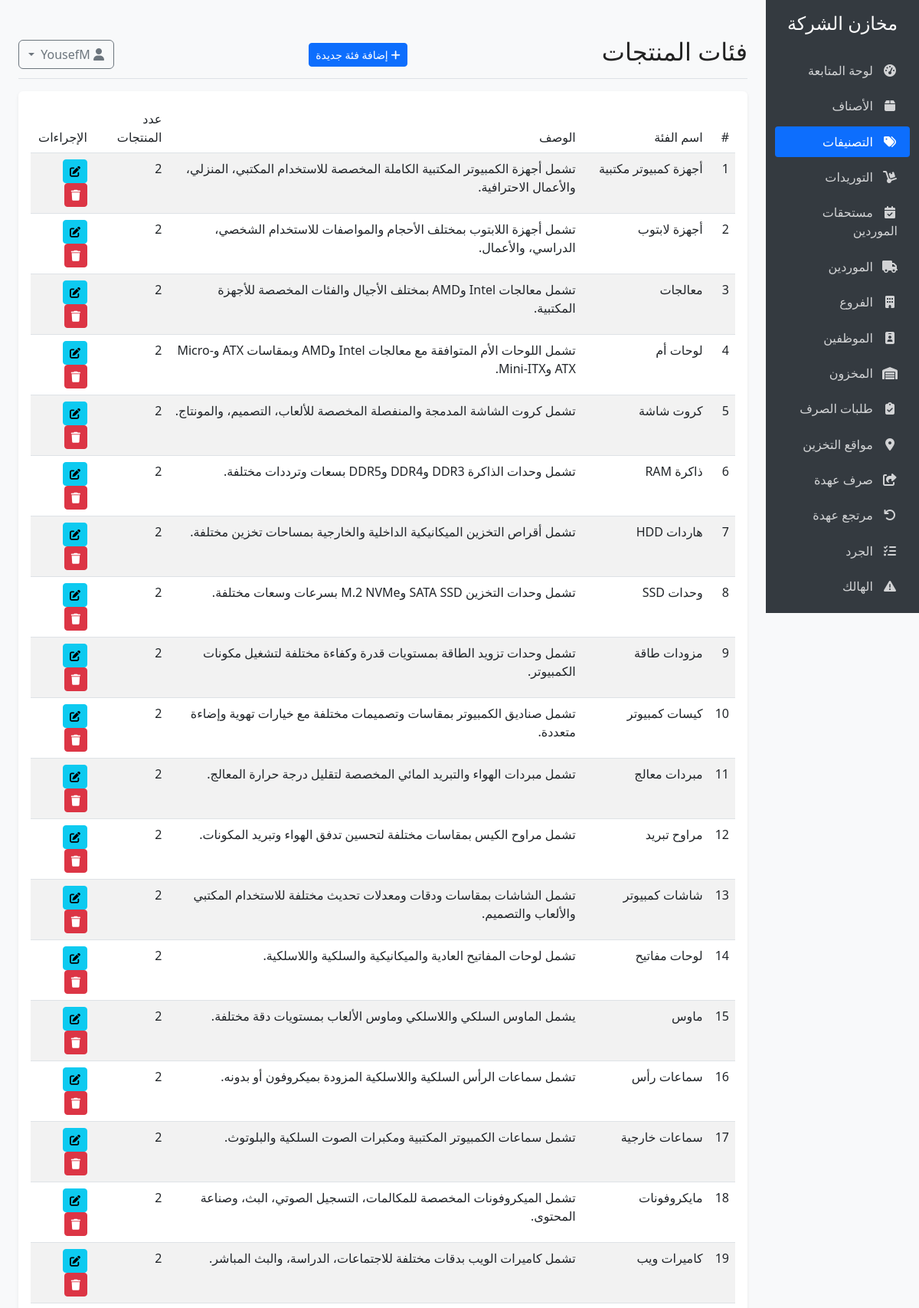
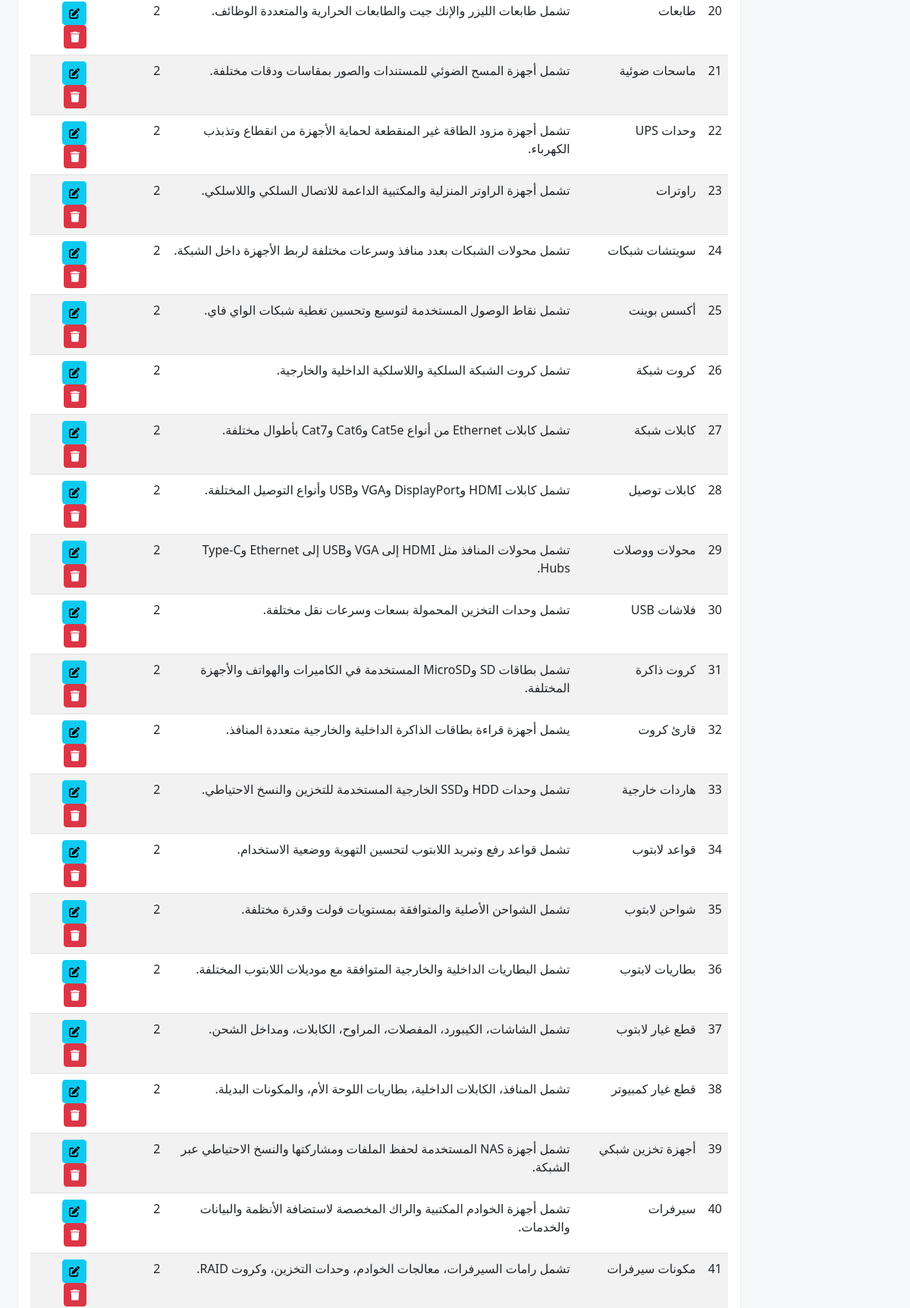
The page /categories (signed in, upper part) on the database its author committed (2 pictures, top to bottom).
### models.py (models this page shows, shortened)
class User(db.Model, UserMixin):
    __tablename__ = 'users'
    id = db.Column(db.Integer, primary_key=True)
    username = db.Column(db.String(64), unique=True, nullable=False)
    email = db.Column(db.String(120), unique=True, nullable=False)
    password_hash = db.Column(db.String(128), nullable=False)
    full_name = db.Column(db.String(100), nullable=True)
    role = db.Column(db.String(30), default='user')
    is_active = db.Column(db.Boolean, default=True)
    created_at = db.Column(db.DateTime, default=datetime.utcnow)

class Category(db.Model):
    __tablename__ = 'categories'
    id = db.Column(db.Integer, primary_key=True)
    name = db.Column(db.String(100), nullable=False)
    description = db.Column(db.Text, nullable=True)
    notes = db.Column(db.Text, nullable=True)
    products = db.relationship('Product', backref='category', lazy=True)

### app.py (the view)
@app.route('/categories')
@login_required
def categories():
    categories = Category.query.all()
    form = CategoryForm()
    return render_template('categories/index.html', categories=categories, form=form)

### app.py (called while the page is built)
@login_manager.user_loader
def load_user(user_id):
    user = User.query.get(int(user_id))
    if user and not user.is_active:
        return None
    return user

@app.before_request
def hide_retail_pages_in_company_mode():
    path = request.path.rstrip('/') or '/'
    if path.startswith('/static') or not current_user.is_authenticated:
        return None
    if any(path == prefix or path.startswith(f'{prefix}/') for prefix in RETAIL_ONLY_PREFIXES):
        flash('تم إخفاء صفحات البيع والعملاء والكاشير لأن النظام مضبوط كمخزن شركة داخلي.', 'warning')
        return redirect(url_for('index'))
    if path in RETAIL_ONLY_REPORT_PATHS:
        flash('هذا التقرير خاص بالبيع التجاري وغير مستخدم في نظام مخازن الشركة.', 'warning')
        return redirect(url_for('reports'))
    return None

@app.context_processor
def inject_settings():
    from models import Setting
    settings = {s.key: s.value for s in Setting.query.all()}
    def page_url(page):
        args = request.args.to_dict(flat=True)
        args['page'] = page
        return url_for(request.endpoint, **(request.view_args or {}), **args)
    return dict(settings=settings, page_url=page_url)

### templates/categories/index.html (shortened to what this page needs)
{% extends "base.html" %}
{% block header %}فئات المنتجات{% endblock %}
{% block header_buttons %}
{% if current_user.role in ['admin', 'warehouse_manager'] %}
<button type="button" class="btn btn-sm btn-primary" data-bs-toggle="modal" data-bs-target="#addCategoryModal">
    <i class="fas fa-plus"></i> إضافة فئة جديدة
</button>
{% endif %}
{% endblock %}
{% block content %}
<div class="card">
    <div class="card-body">
        <div class="table-responsive">
            <table class="table table-striped table-hover">
                <thead>
                    <tr>
                        <th>#</th>
                        <th>اسم الفئة</th>
                        <th>الوصف</th>
                        <th>عدد المنتجات</th>
                        <th>الإجراءات</th>
                    </tr>
                </thead>
                <tbody>
                    {% for category in categories %}
                    <tr>
                        <td>{{ category.id }}</td>
                        <td>{{ category.name }}</td>
                        <td>{{ category.description }}</td>
                        <td>{{ category.products|length }}</td>
                        <td>
                            {% if current_user.role in ['admin', 'warehouse_manager'] %}
                            <button type="button" class="btn btn-sm btn-info" data-bs-toggle="modal" data-bs-target="#editCategoryModal{{ category.id }}">
                                <i class="fas fa-edit"></i>
                            </button>
                            <button type="button" class="btn btn-sm btn-danger" data-bs-toggle="modal" data-bs-target="#deleteCategoryModal{{ category.id }}">
                                <i class="fas fa-trash"></i>
                            </button>
                            {% endif %}
                        </td>
                    </tr>
                    {% endfor %}
                </tbody>
            </table>
        </div>
    </div>
</div>
{% endblock %}

### templates/base.html (shortened to what this page needs)
<!DOCTYPE html>
<html lang="ar" dir="rtl">
<head>
    <link rel="stylesheet" href="https://cdn.jsdelivr.net/npm/bootstrap@5.3.0/dist/css/bootstrap.rtl.min.css">
    <link rel="stylesheet" href="https://cdnjs.cloudflare.com/ajax/libs/font-awesome/6.4.0/css/all.min.css">
    <link id="theme-style" rel="stylesheet" href="{{ url_for('static', filename='css/' + (settings.get('theme', 'light') if settings else 'light') + '.css') }}">
</head>
<body>
    <div class="container-fluid">
        <div class="row">
            <div class="col-md-3 col-lg-2 d-md-block sidebar collapse">
                <div class="position-sticky pt-3">
                    <div class="text-center mb-4">
                        <h4>{{ settings['store_name'] if settings and settings.get('store_name') else 'مخازن الشركة' }}</h4>
                    </div>
                    <ul class="nav flex-column">
                        <li class="nav-item">
                            <a class="nav-link {% if request.path == url_for('index') %}active{% endif %}" href="{{ url_for('index') }}">
                                <i class="fas fa-tachometer-alt"></i> لوحة المتابعة
                            </a>
                        </li>
                        <li class="nav-item">
                            <a class="nav-link {% if request.path.startswith(url_for('products')) %}active{% endif %}" href="{{ url_for('products') }}">
                                <i class="fas fa-box"></i> الأصناف
                            </a>
                        </li>
                        <li class="nav-item">
                            <a class="nav-link {% if request.path.startswith(url_for('categories')) %}active{% endif %}" href="{{ url_for('categories') }}">
                                <i class="fas fa-tags"></i> التصنيفات
                            </a>
                        </li>
                        <li class="nav-item">
                            {% set purchases_path = url_for('purchases') %}
                            {% set purchases_due_path = url_for('purchases_due') %}
                            <a class="nav-link {% if request.path.startswith(purchases_path) and not request.path.startswith(purchases_due_path) %}active{% endif %}" href="{{ purchases_path }}">
                                <i class="fas fa-dolly"></i> التوريدات
                            </a>
                        </li>
                        {% if current_user.role in ['admin', 'warehouse_manager'] %}
                        <li class="nav-item">
                            <a class="nav-link {% if request.path.startswith(url_for('purchases_due')) %}active{% endif %}" href="{{ url_for('purchases_due') }}">
                                <i class="fas fa-calendar-check"></i> مستحقات الموردين
                            </a>
                        </li>
                        {% endif %}
                        <li class="nav-item">
                            <a class="nav-link {% if request.path.startswith(url_for('suppliers')) %}active{% endif %}" href="{{ url_for('suppliers') }}">
                                <i class="fas fa-truck"></i> الموردين
                            </a>
                        </li>
                        {% if current_user.role in ['admin', 'warehouse_manager'] %}
                        <li class="nav-item">
                            <a class="nav-link {% if request.path.startswith(url_for('branches')) %}active{% endif %}" href="{{ url_for('branches') }}">
                                <i class="fas fa-building"></i> الفروع
                            </a>
                        </li>
                        <li class="nav-item">
                            <a class="nav-link {% if request.path.startswith(url_for('employees')) %}active{% endif %}" href="{{ url_for('employees') }}">
                                <i class="fas fa-id-badge"></i> الموظفين
                            </a>
                        </li>
                        {% endif %}
                        <li class="nav-item">
                            <a class="nav-link " href="{{ url_for('inventory') }}">
                                <i class="fas fa-warehouse"></i> المخزون
                            </a>
                        </li>
                        <li class="nav-item">
                            <a class="nav-link {% if request.path.startswith('/inventory/issue-requests') %}active{% endif %}" href="/inventory/issue-requests">
                                <i class="fas fa-clipboard-check"></i> طلبات الصرف
                            </a>
                        </li>
                        {% if current_user.role in ['admin', 'warehouse_manager'] %}
                        <li class="nav-item">
                            <a class="nav-link {% if request.path.startswith('/storage-locations') %}active{% endif %}" href="/storage-locations">
                                <i class="fas fa-map-marker-alt"></i> مواقع التخزين
                            </a>
                        </li>
                        <li class="nav-item">
                            <a class="nav-link {% if request.path.startswith(url_for('stock_issue')) %}active{% endif %}" href="{{ url_for('stock_issue') }}">
                                <i class="fas fa-share-square"></i> صرف عهدة
                            </a>
                        </li>
                        <li class="nav-item">
                            <a class="nav-link {% if request.path.startswith('/inventory/returns') %}active{% endif %}" href="/inventory/returns">
                                <i class="fas fa-undo"></i> مرتجع عهدة
                            </a>
                        </li>
                        <li class="nav-item">
                            <a class="nav-link {% if request.path.startswith('/inventory/stocktakes') %}active{% endif %}" href="/inventory/stocktakes">
                                <i class="fas fa-tasks"></i> الجرد
                            </a>
                        </li>
                        <li class="nav-item">
                            <a class="nav-link {% if request.path.startswith(url_for('damage_record')) %}active{% endif %}" href="{{ url_for('damage_record') }}">
                                <i class="fas fa-exclamation-triangle"></i> الهالك
                            </a>
                        </li>
                        {% endif %}
                        <li class="nav-item">
                            <a class="nav-link {% if request.path.startswith(url_for('reports')) %}active{% endif %}" href="{{ url_for('reports') }}">
                            </a>
                        </li>
                    </ul>
                </div>
            </div>
            <main class="col-md-9 ms-sm-auto col-lg-10 px-md-4 main-content">
                <div class="d-flex justify-content-between flex-wrap flex-md-nowrap align-items-center pt-3 pb-2 mb-3 border-bottom">
                    <h1 class="h2">{% block header %}{% endblock %}</h1>
                    <div>
                        {% block header_buttons %}{% endblock %}
                    </div>
                    <div class="btn-toolbar mb-2 mb-md-0">
                        <div class="dropdown">
                            <button class="btn btn-outline-secondary dropdown-toggle" type="button" id="userDropdown" data-bs-toggle="dropdown" aria-expanded="false">
                                <i class="fas fa-user"></i>
                                {{ current_user.username }}
                            </button>
                        </div>
                    </div>
                </div>
                {% block content %}{% endblock %}
            </main>
        </div>
    </div>
</body>
</html>

### static/css/light.css (style rules this page uses)
body { background: #fff; color: #222; }
.card, .table { background: #fff; color: #222; }
.navbar, .sidebar { background: #f8f9fa; color: #222; }

### templates/base.html (style rules this page uses)
body { font-family: 'Segoe UI', Tahoma, Geneva, Verdana, sans-serif; background-color: #f8f9fa; }
.sidebar { height: 100vh; position: sticky; top: 0; overflow-y: auto; overflow-x: hidden; background-color: #343a40; color: #fff; }
.sidebar .nav-link { color: rgba(255, 255, 255, 0.78); padding: 0.5rem 1rem; margin: 0.2rem 0; border-radius: 0.25rem; }
.sidebar .nav-link.active { color: #fff; background-color: #0d6efd; }
.sidebar .nav-link i { margin-left: 0.5rem; width: 1.25rem; text-align: center; }
.main-content { padding: 2rem; }
.card { margin-bottom: 1.5rem; border: none; box-shadow: 0 0.125rem 0.25rem rgba(0, 0, 0, 0.075); }
.table th { font-weight: 500; }

### rows shown on the page
User: username "YousefM"
Category: id "1", name "أجهزة كمبيوتر مكتبية", description "تشمل أجهزة الكمبيوتر المكتبية الكاملة المخصصة للاستخدام المكتبي، المنزلي، والأعمال الاحترافية.", products|length "2"
Category: id "2", name "أجهزة لابتوب", description "تشمل أجهزة اللابتوب بمختلف الأحجام والمواصفات للاستخدام الشخصي، الدراسي، والأعمال.", products|length "2"
Category: id "3", name "معالجات", description "تشمل معالجات Intel وAMD بمختلف الأجيال والفئات المخصصة للأجهزة المكتبية.", products|length "2"
Category: id "4", name "لوحات أم", description "تشمل اللوحات الأم المتوافقة مع معالجات Intel وAMD وبمقاسات ATX وMicro-ATX وMini-ITX.", products|length "2"
Category: id "5", name "كروت شاشة", description "تشمل كروت الشاشة المدمجة والمنفصلة المخصصة للألعاب، التصميم، والمونتاج.", products|length "2"
Category: id "6", name "ذاكرة RAM", description "تشمل وحدات الذاكرة DDR3 وDDR4 وDDR5 بسعات وترددات مختلفة.", products|length "2"
Category: id "7", name "هاردات HDD", description "تشمل أقراص التخزين الميكانيكية الداخلية والخارجية بمساحات تخزين مختلفة.", products|length "2"
Category: id "8", name "وحدات SSD", description "تشمل وحدات التخزين SATA SSD وM.2 NVMe بسرعات وسعات مختلفة.", products|length "2"
Category: id "9", name "مزودات طاقة", description "تشمل وحدات تزويد الطاقة بمستويات قدرة وكفاءة مختلفة لتشغيل مكونات الكمبيوتر.", products|length "2"
Category: id "10", name "كيسات كمبيوتر", description "تشمل صناديق الكمبيوتر بمقاسات وتصميمات مختلفة مع خيارات تهوية وإضاءة متعددة.", products|length "2"
Category: id "11", name "مبردات معالج", description "تشمل مبردات الهواء والتبريد المائي المخصصة لتقليل درجة حرارة المعالج.", products|length "2"
Category: id "12", name "مراوح تبريد", description "تشمل مراوح الكيس بمقاسات مختلفة لتحسين تدفق الهواء وتبريد المكونات.", products|length "2"
Category: id "13", name "شاشات كمبيوتر", description "تشمل الشاشات بمقاسات ودقات ومعدلات تحديث مختلفة للاستخدام المكتبي والألعاب والتصميم.", products|length "2"
Category: id "14", name "لوحات مفاتيح", description "تشمل لوحات المفاتيح العادية والميكانيكية والسلكية واللاسلكية.", products|length "2"
Category: id "15", name "ماوس", description "يشمل الماوس السلكي واللاسلكي وماوس الألعاب بمستويات دقة مختلفة.", products|length "2"
Category: id "16", name "سماعات رأس", description "تشمل سماعات الرأس السلكية واللاسلكية المزودة بميكروفون أو بدونه.", products|length "2"
Category: id "17", name "سماعات خارجية", description "تشمل سماعات الكمبيوتر المكتبية ومكبرات الصوت السلكية والبلوتوث.", products|length "2"
Category: id "18", name "مايكروفونات", description "تشمل الميكروفونات المخصصة للمكالمات، التسجيل الصوتي، البث، وصناعة المحتوى.", products|length "2"
Category: id "19", name "كاميرات ويب", description "تشمل كاميرات الويب بدقات مختلفة للاجتماعات، الدراسة، والبث المباشر.", products|length "2"
Category: id "20", name "طابعات", description "تشمل طابعات الليزر والإنك جيت والطابعات الحرارية والمتعددة الوظائف.", products|length "2"
Category: id "21", name "ماسحات ضوئية", description "تشمل أجهزة المسح الضوئي للمستندات والصور بمقاسات ودقات مختلفة.", products|length "2"
Category: id "22", name "وحدات UPS", description "تشمل أجهزة مزود الطاقة غير المنقطعة لحماية الأجهزة من انقطاع وتذبذب الكهرباء.", products|length "2"
Category: id "23", name "راوترات", description "تشمل أجهزة الراوتر المنزلية والمكتبية الداعمة للاتصال السلكي واللاسلكي.", products|length "2"
Category: id "24", name "سويتشات شبكات", description "تشمل محولات الشبكات بعدد منافذ وسرعات مختلفة لربط الأجهزة داخل الشبكة.", products|length "2"
Category: id "25", name "أكسس بوينت", description "تشمل نقاط الوصول المستخدمة لتوسيع وتحسين تغطية شبكات الواي فاي.", products|length "2"
Category: id "26", name "كروت شبكة", description "تشمل كروت الشبكة السلكية واللاسلكية الداخلية والخارجية.", products|length "2"
Category: id "27", name "كابلات شبكة", description "تشمل كابلات Ethernet من أنواع Cat5e وCat6 وCat7 بأطوال مختلفة.", products|length "2"
Category: id "28", name "كابلات توصيل", description "تشمل كابلات HDMI وDisplayPort وVGA وUSB وأنواع التوصيل المختلفة.", products|length "2"
Category: id "29", name "محولات ووصلات", description "تشمل محولات المنافذ مثل HDMI إلى VGA وUSB إلى Ethernet وType-C Hubs.", products|length "2"
Category: id "30", name "فلاشات USB", description "تشمل وحدات التخزين المحمولة بسعات وسرعات نقل مختلفة.", products|length "2"
Category: id "31", name "كروت ذاكرة", description "تشمل بطاقات SD وMicroSD المستخدمة في الكاميرات والهواتف والأجهزة المختلفة.", products|length "2"
Category: id "32", name "قارئ كروت", description "يشمل أجهزة قراءة بطاقات الذاكرة الداخلية والخارجية متعددة المنافذ.", products|length "2"
Category: id "33", name "هاردات خارجية", description "تشمل وحدات HDD وSSD الخارجية المستخدمة للتخزين والنسخ الاحتياطي.", products|length "2"
Category: id "34", name "قواعد لابتوب", description "تشمل قواعد رفع وتبريد اللابتوب لتحسين التهوية ووضعية الاستخدام.", products|length "2"
Category: id "35", name "شواحن لابتوب", description "تشمل الشواحن الأصلية والمتوافقة بمستويات فولت وقدرة مختلفة.", products|length "2"
Category: id "36", name "بطاريات لابتوب", description "تشمل البطاريات الداخلية والخارجية المتوافقة مع موديلات اللابتوب المختلفة.", products|length "2"
Category: id "37", name "قطع غيار لابتوب", description "تشمل الشاشات، الكيبورد، المفصلات، المراوح، الكابلات، ومداخل الشحن.", products|length "2"
Category: id "38", name "قطع غيار كمبيوتر", description "تشمل المنافذ، الكابلات الداخلية، بطاريات اللوحة الأم، والمكونات البديلة.", products|length "2"
Category: id "39", name "أجهزة تخزين شبكي", description "تشمل أجهزة NAS المستخدمة لحفظ الملفات ومشاركتها والنسخ الاحتياطي عبر الشبكة.", products|length "2"
Category: id "40", name "سيرفرات", description "تشمل أجهزة الخوادم المكتبية والراك المخصصة لاستضافة الأنظمة والبيانات والخدمات.", products|length "2"
Category: id "41", name "مكونات سيرفرات", description "تشمل رامات السيرفرات، معالجات الخوادم، وحدات التخزين، وكروت RAID.", products|length "2"
